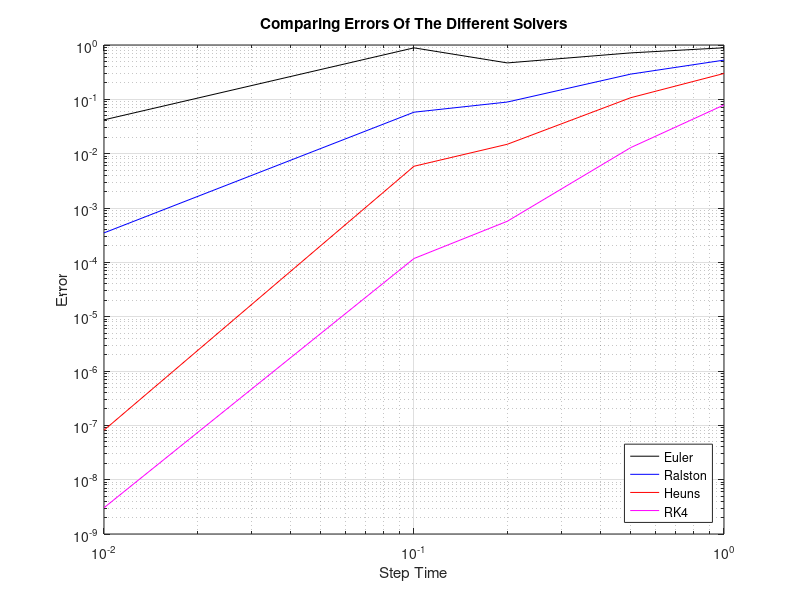

Source code (MATLAB):
clc 
clear all

% NOTE 1 TO EXAMINER: The error list is the most importnat data set here.
% This is later plotted as a loglog plot as it can be seen in line 37 to 42
% 
% NOTE 2 TO EXAMINER: Refere to experiments.java for how to experimenets were conducted

%-------------------------------------------------------------------
StepTime2 = [0.01 0.1 0.2 0.5 1];

%Exact values calculated by the equation y(t) = 2/(3-2t) - t
% Subiutited t with the values in StepTime2
ExactValues = [0.6611 0.6143 0.5692 0.5000 1];
%-------------------------------------------------------------------

%Euleurs Method. 
%The value outputed and the Abs. ERROR
eulers_Values2 = [0.9580556827956042 0.8860388526474804 0.5318456331548741 0.28395061728395055 0.11111111111111105];
Euleurs_Error2 = [0.04194431720439784 0.8860388526474804 0.4681543668451259 0.7160493827160495 0.888888888888889];

%Ralstons Method. 
% The value outputed and the Abs. ERROR
ralstons_Values2 = [0.9996516096246895 1.3420126491345439 0.9108117882628561  0.7088822598144533  0.4732510288065842];
Raltons_Error2 =[3.4839037531253503E-4 0.05798735086545537 0.08918821173714386 0.2911177401855467 0.5267489711934158];

%Heun's Method. 
% The value outputed and the Abs. ERROR
heuns_Values2 = [0.9999969186047991 1.3941327537057187 0.9851013155308098 0.8928919092801442 0.7006578968000837];
Heuns_Error2 = [.0813952028863056E-6 0.0058672462942805925 0.014898684469190182 0.10710809071985583 0.2993421031999163];


%Runge-Kutta4 Method. 
% The value outputed and the Abs. ERROR
rk4_Values2 = [0.9999999969565867 1.3998823687697413 0.9994296452427601 0.9870749127202167 0.9211740431776771];
RK4_Error2 = [3.043415297554475E-9 1.1763123025798627E-4 5.70354757239877E-4 0.012925087279783254 0.07882595682232285];
%--------------------------------------------------------------------------------------------------------------------------------------------%



loglog(StepTime2, Euleurs_Error2, 'k', StepTime2, Raltons_Error2, 'b', StepTime2, Heuns_Error2, 'r', StepTime2, RK4_Error2, 'm')
legend('Euler','Ralston','Heuns','RK4','Location','southeast')
grid on
title('Comparing Errors Of The Different Solvers') 
xlabel('Step Time') 
ylabel('Error')